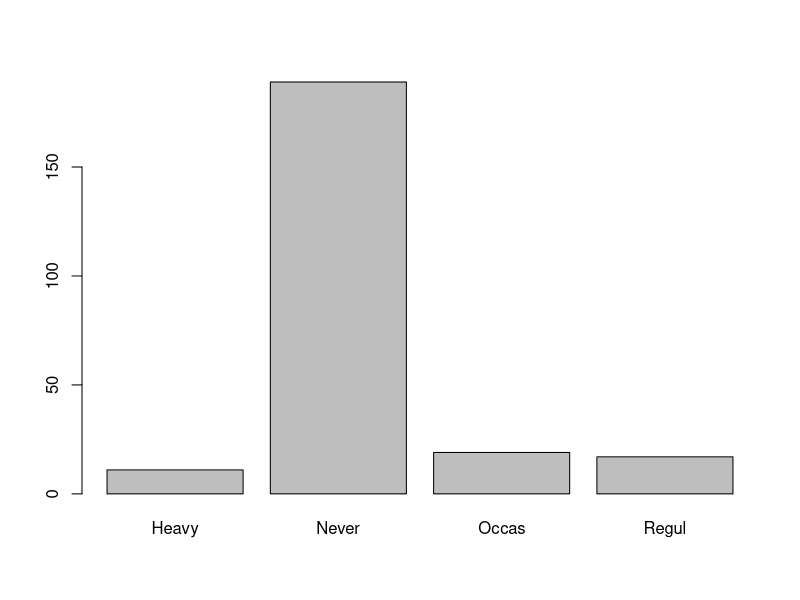
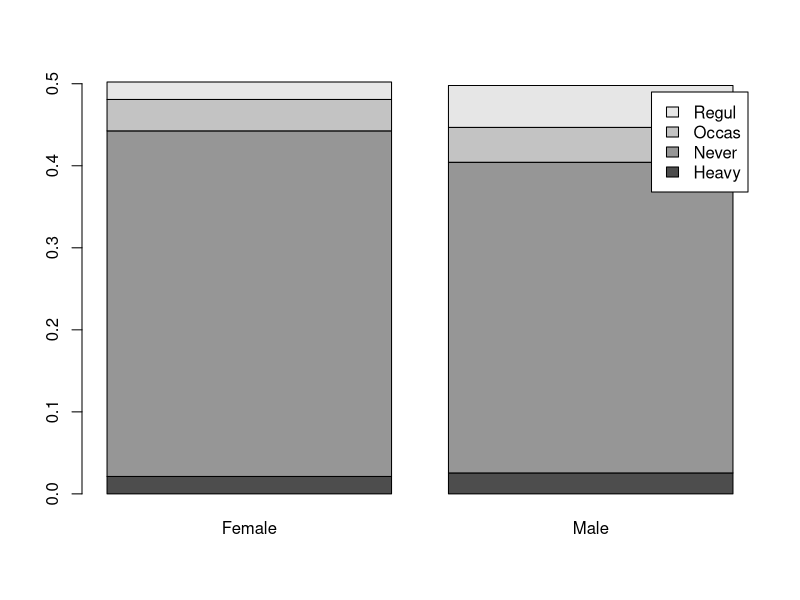
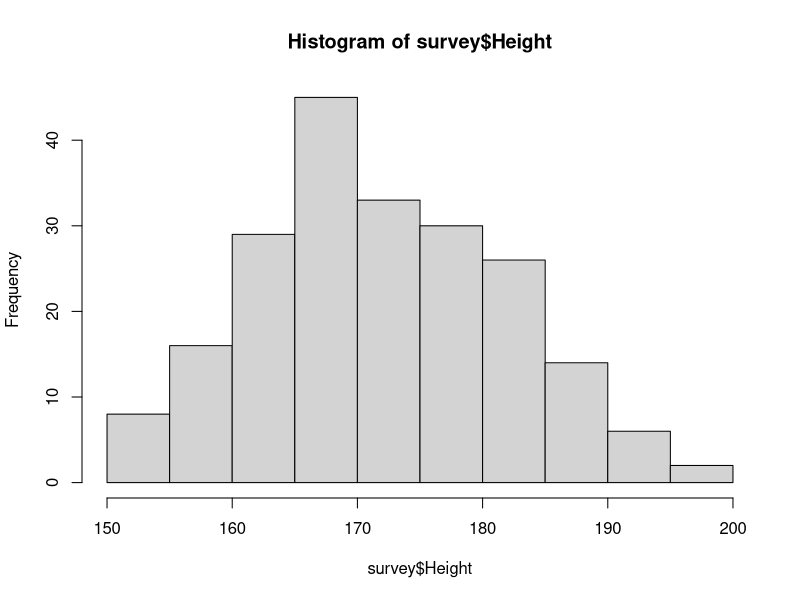
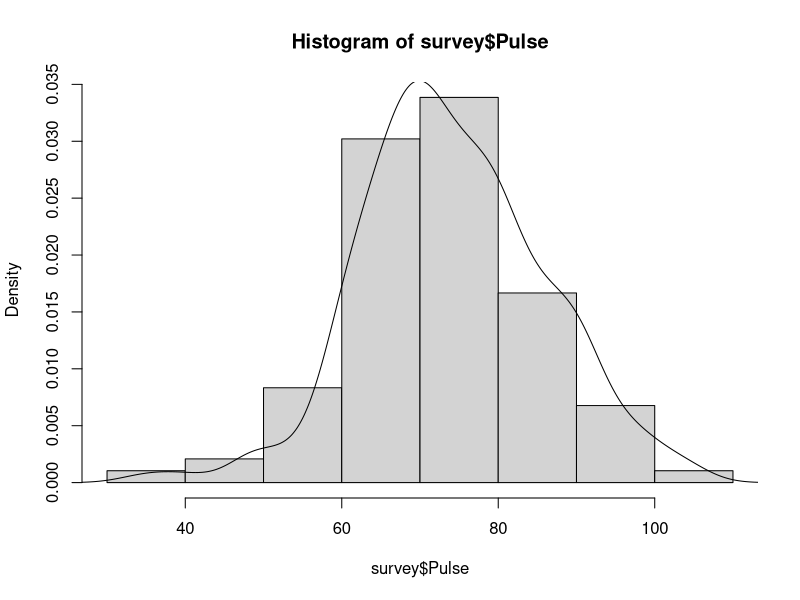
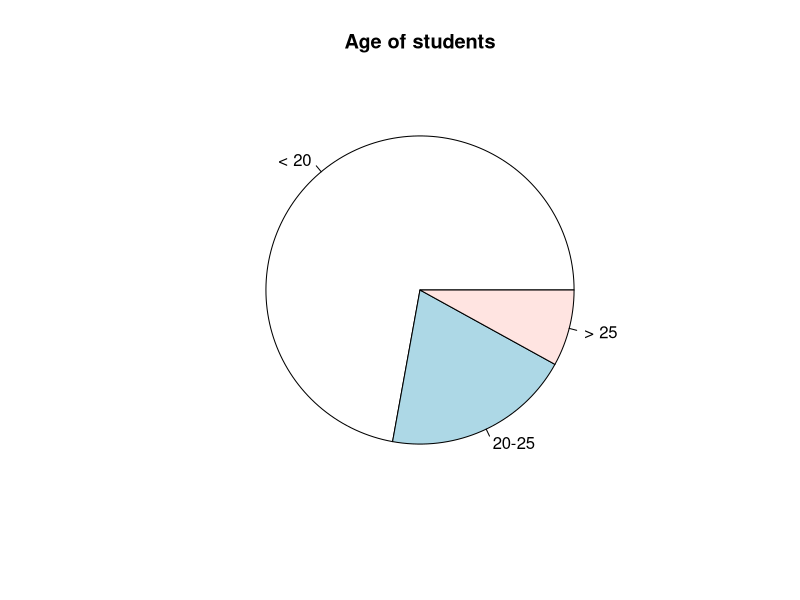
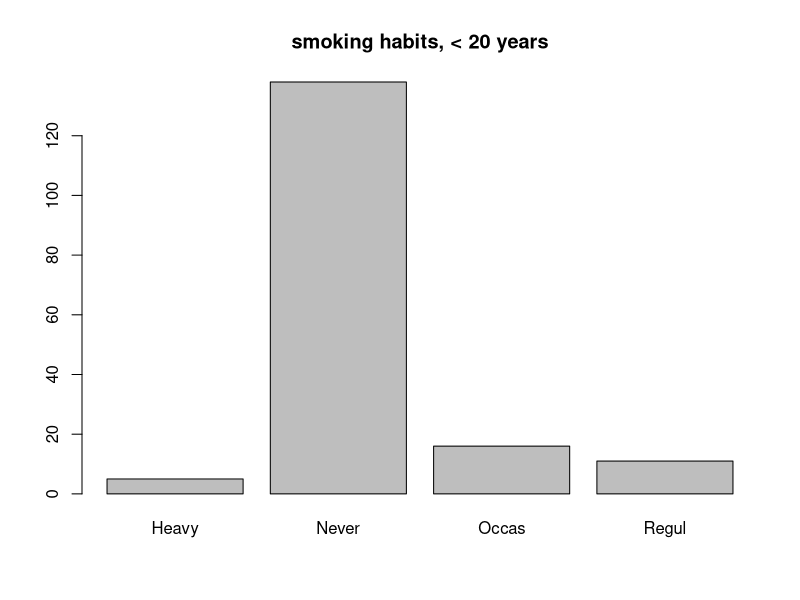
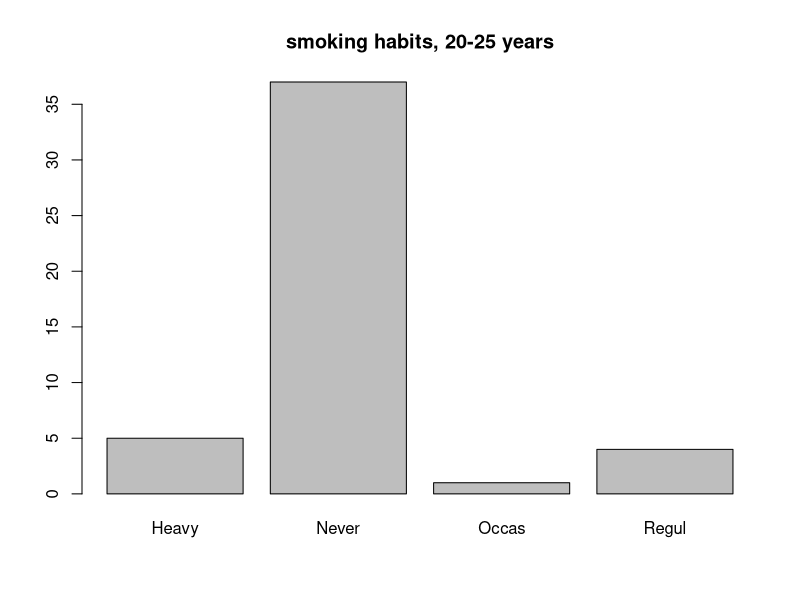
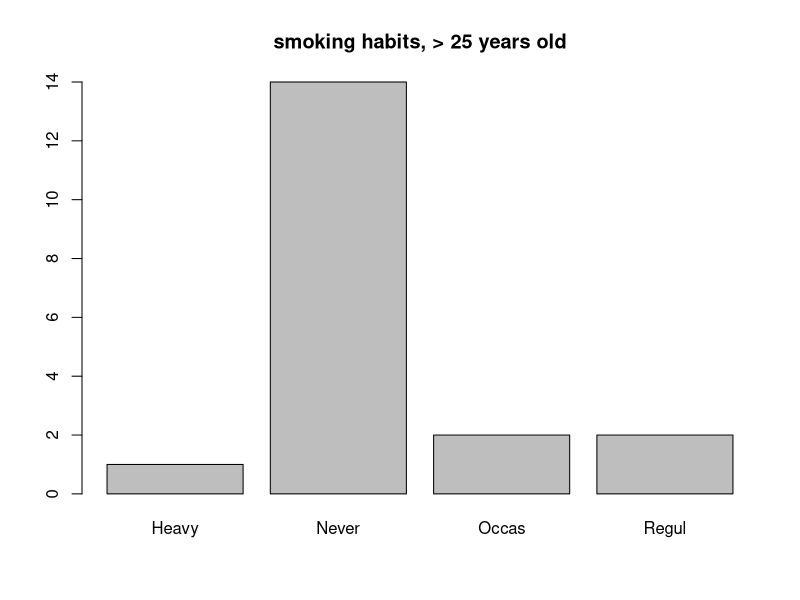

Reproduce these figures in R, in order.
## ---- chunk 1
knitr::opts_chunk$set(echo = TRUE)
## ---- chunk 2
library(MASS)

#намираме първо всички стойности в колоната Smoke
unique(survey$Smoke)

#Задача 1

#а) - вероятноста случайно избран човек да е редовен пушач:

#броя на хората за които Smoke != N/A
n_people = nrow(survey[!is.na(survey$Smoke),])

sum(survey$Smoke == 'Regul', na.rm = TRUE)/n_people

#втори начин:
table = prop.table(table(survey$Smoke),)
table['Regul']


#б) - вероятността случайно избран човек да е мъж и редовен пушач

maleSmokers = sum(survey$Smoke == 'Regul' & survey$Sex == 'Male', na.rm = TRUE)

maleSmokers/(sum(!is.na(survey$Sex) & !is.na(survey$Smoke)))

#втори начин
table = prop.table(table(survey$Sex,survey$Smoke),)
table['Male', 'Regul']


#в) - вероятността случайно избран мъж да е редовен пушач

#броят на всички мъже 
maleNumber = sum(survey$Sex == 'Male' & !is.na(survey$Smoke), na.rm = TRUE)
maleSmokers/maleNumber

#втори начин
table = prop.table(table(survey$Sex,survey$Smoke), 1)
table['Male', 'Regul']


#г) - вероятноста случайно избран редовен пушач да е мъж

#броят на всички редовни пушачи
regulCount = sum(survey$Smoke == 'Regul', na.rm = TRUE)
maleSmokers/regulCount

#втори начин
table = prop.table(table(survey$Sex,survey$Smoke), 2)
table['Male','Regul']


#Зад 2
#барплот на броя на типовете пушачи
barplot(table(survey$Smoke))

#пушене в зависимост от пола
table = prop.table(table(survey$Smoke,survey$Sex),)
barplot(table, legend.text = TRUE)

#Зад 3
#некви статистики
summary(survey$Height)
heightMean = mean(survey$Height, na.rm = TRUE)
heightSd = sd(survey$Height, na.rm = TRUE)


maleHeights = survey[survey$Sex == 'Male', 'Height']
summary(maleHeights)
sd(maleHeights, na.rm = TRUE)

femaleHeights = survey[survey$Sex == 'Female', 'Height']
summary(femaleHeights)
sd(femaleHeights, na.rm = TRUE)

#каква част от студентите се различават от ср. височина с <= 1 стандартно отклонение?
sum(abs(survey$Height - heightMean) <= heightSd, na.rm = TRUE)/sum(!is.na(survey$Height))

#Зад 4
hist(survey$Height)

#Зад 5
#хистограма на пулса на студентите
hist(survey$Pulse, prob = TRUE)

#графика плътността на разпределението на пулса 
lines(density(survey$Pulse, na.rm = TRUE))

#Зад 6
group1 = survey[survey$Age < 20,]
group2 = survey[survey$Age >= 20 & survey$Age < 25,]
group3 = survey[survey$Age >= 25,]

pie(x = c(nrow(group1), nrow(group2), nrow(group3)), labels = c('< 20', '20-25', '> 25'), main = 'Age of students')

barplot(table(group1$Smoke), main = 'smoking habits, < 20 years')
barplot(table(group2$Smoke), main = 'smoking habits, 20-25 years')
barplot(table(group3$Smoke), main = 'smoking habits, > 25 years old')

#втори начин:
survey['gr'] = findInterval(survey$Age, c(20,25))
barplot(prop.table(table(survey$Smoke, survey$gr),2), legend = TRUE, names.arg = c('<20','20-25','>=25'))
